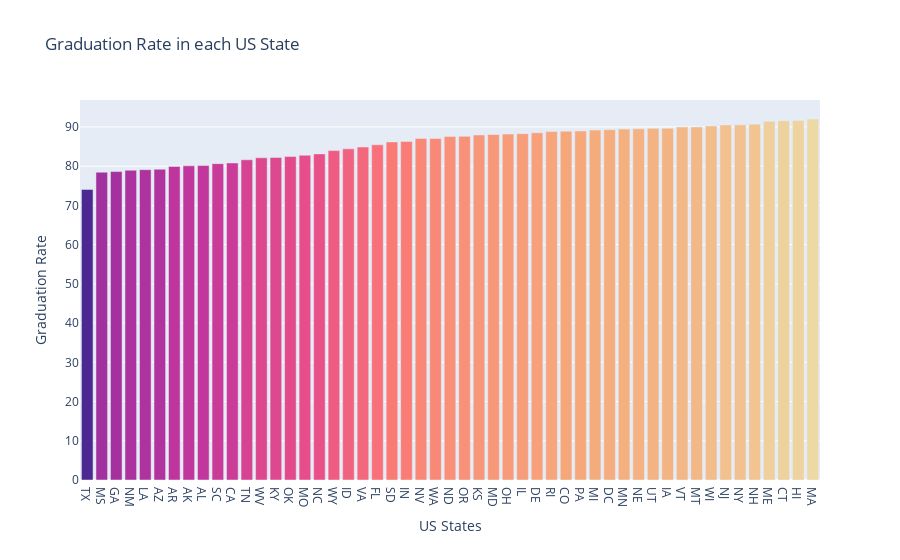

Notebook code for this chart:
### Code cell
bar = px.bar(x = graduation_rate_per_state.index,y = graduation_rate_per_state.percent_completed_hs,title='Graduation Rate in each US State',color_continuous_scale='Agsunset',hover_name=graduation_rate_per_state.percent_completed_hs,color=graduation_rate_per_state.percent_completed_hs)
 
bar.update_layout(xaxis_title='US States',yaxis_title='Graduation Rate',coloraxis_showscale=False)
 
bar.show()

### Figure 1 — Plotly figure (JSON) as saved in the notebook; plotly's stock layout.template omitted (floating-point values rounded to 4 significant figures)
{"data": [{"alignmentgroup": "True", "hovertemplate": "<b>%{hovertext}</b><br><br>x=%{x}<br>y=%{y}<br>color=%{marker.color}<extra></extra>", "hovertext": [74.09, 78.47, 78.63, 78.97, 79.12, 79.22, 79.95, 80.1, 80.16, 80.65, 80.82, 81.63, 82.14, 82.22, 82.46, 82.79, 83.14, 83.97, 84.42, 84.88, 85.46, 86.18, 86.32, 87.05, 87.07, 87.6, 87.6, 87.97, 88.08, 88.2, 88.29, 88.52, 88.82, 88.93, 88.97, 89.21, 89.3, 89.47, 89.52, 89.64, 89.67, 89.98, 89.99, 90.26, 90.52, 90.54, 90.71, 91.43, 91.59, 91.67, 92.03], "legendgroup": "", "marker": {"color": [74.09, 78.47, 78.63, 78.97, 79.12, 79.22, 79.95, 80.1, 80.16, 80.65, 80.82, 81.63, 82.14, 82.22, 82.46, 82.79, 83.14, 83.97, 84.42, 84.88, 85.46, 86.18, 86.32, 87.05, 87.07, 87.6, 87.6, 87.97, 88.08, 88.2, 88.29, 88.52, 88.82, 88.93, 88.97, 89.21, 89.3, 89.47, 89.52, 89.64, 89.67, 89.98, 89.99, 90.26, 90.52, 90.54, 90.71, 91.43, 91.59, 91.67, 92.03], "coloraxis": "coloraxis", "pattern": {"shape": ""}}, "name": "", "offsetgroup": "", "orientation": "v", "showlegend": false, "textposition": "auto", "type": "bar", "x": ["TX", "MS", "GA", "NM", "LA", "AZ", "AR", "AK", "AL", "SC", "CA", "TN", "WV", "KY", "OK", "MO", "NC", "WY", "ID", "VA", "FL", "SD", "IN", "NV", "WA", "ND", "OR", "KS", "MD", "OH", "IL", "DE", "RI", "CO", "PA", "MI", "DC", "MN", "NE", "UT", "IA", "VT", "MT", "WI", "NJ", "NY", "NH", "ME", "CT", "HI", "MA"], "xaxis": "x", "y": [74.09, 78.47, 78.63, 78.97, 79.12, 79.22, 79.95, 80.1, 80.16, 80.65, 80.82, 81.63, 82.14, 82.22, 82.46, 82.79, 83.14, 83.97, 84.42, 84.88, 85.46, 86.18, 86.32, 87.05, 87.07, 87.6, 87.6, 87.97, 88.08, 88.2, 88.29, 88.52, 88.82, 88.93, 88.97, 89.21, 89.3, 89.47, 89.52, 89.64, 89.67, 89.98, 89.99, 90.26, 90.52, 90.54, 90.71, 91.43, 91.59, 91.67, 92.03], "yaxis": "y"}], "layout": {"barmode": "relative", "coloraxis": {"colorbar": {"title": {"text": "color"}}, "colorscale": [[0, "rgb(75, 41, 145)"], [0.1667, "rgb(135, 44, 162)"], [0.3333, "rgb(192, 54, 157)"], [0.5, "rgb(234, 79, 136)"], [0.6667, "rgb(250, 120, 118)"], [0.8333, "rgb(246, 169, 122)"], [1, "rgb(237, 217, 163)"]], "showscale": false}, "legend": {"tracegroupgap": 0}, "title": {"text": "Graduation Rate in each US State"}, "xaxis": {"anchor": "y", "domain": [0, 1], "title": {"text": "US States"}}, "yaxis": {"anchor": "x", "domain": [0, 1], "title": {"text": "Graduation Rate"}}}}
